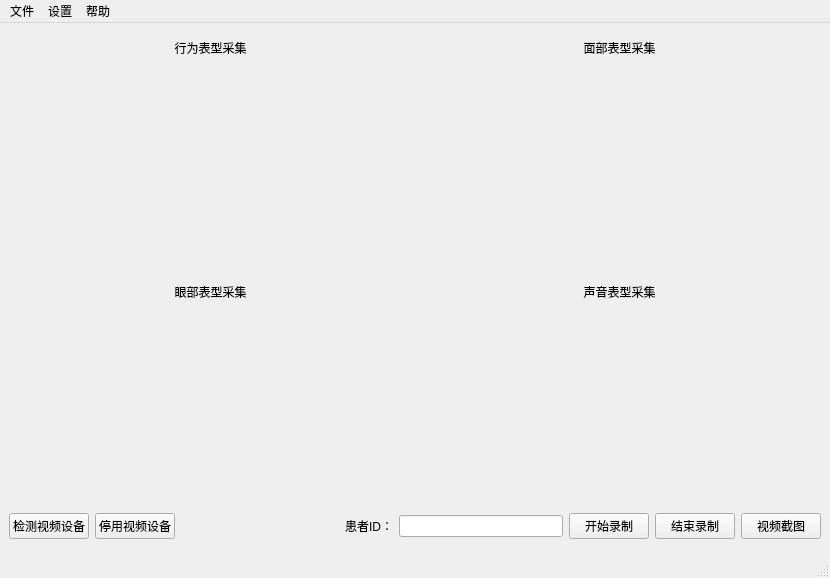
<?xml version="1.0" encoding="UTF-8"?>
<ui version="4.0">
 <class>MainWindow</class>
 <widget class="QMainWindow" name="MainWindow">
  <property name="geometry">
   <rect>
    <x>0</x>
    <y>0</y>
    <width>830</width>
    <height>578</height>
   </rect>
  </property>
  <property name="windowTitle">
   <string>多通道音视频采集系统---山东大学健康医疗大数据研究院</string>
  </property>
  <property name="windowIcon">
   <iconset>
    <normaloff>sdu.ico</normaloff>sdu.ico</iconset>
  </property>
  <widget class="QWidget" name="centralwidget">
   <layout class="QVBoxLayout" name="verticalLayout_4">
    <item>
     <layout class="QHBoxLayout" name="h_img_lay">
      <item>
       <layout class="QVBoxLayout" name="original_img_v_lay">
        <item>
         <spacer name="verticalSpacer">
          <property name="orientation">
           <enum>Qt::Vertical</enum>
          </property>
          <property name="sizeHint" stdset="0">
           <size>
            <width>20</width>
            <height>40</height>
           </size>
          </property>
         </spacer>
        </item>
        <item>
         <widget class="QLabel" name="original_name_lbl">
          <property name="text">
           <string>行为表型采集</string>
          </property>
          <property name="scaledContents">
           <bool>false</bool>
          </property>
          <property name="alignment">
           <set>Qt::AlignCenter</set>
          </property>
         </widget>
        </item>
        <item>
         <spacer name="verticalSpacer_2">
          <property name="orientation">
           <enum>Qt::Vertical</enum>
          </property>
          <property name="sizeHint" stdset="0">
           <size>
            <width>20</width>
            <height>40</height>
           </size>
          </property>
         </spacer>
        </item>
        <item>
         <widget class="QLabel" name="original_frame_lbl">
          <property name="minimumSize">
           <size>
            <width>400</width>
            <height>200</height>
           </size>
          </property>
          <property name="text">
           <string>&lt;html&gt;&lt;head/&gt;&lt;body&gt;&lt;p&gt;&lt;br/&gt;&lt;/p&gt;&lt;/body&gt;&lt;/html&gt;</string>
          </property>
          <property name="alignment">
           <set>Qt::AlignCenter</set>
          </property>
         </widget>
        </item>
        <item>
         <spacer name="verticalSpacer_3">
          <property name="orientation">
           <enum>Qt::Vertical</enum>
          </property>
          <property name="sizeHint" stdset="0">
           <size>
            <width>20</width>
            <height>40</height>
           </size>
          </property>
         </spacer>
        </item>
       </layout>
      </item>
      <item>
       <layout class="QVBoxLayout" name="processed_img_v_lay">
        <item>
         <spacer name="verticalSpacer_4">
          <property name="orientation">
           <enum>Qt::Vertical</enum>
          </property>
          <property name="sizeHint" stdset="0">
           <size>
            <width>20</width>
            <height>40</height>
           </size>
          </property>
         </spacer>
        </item>
        <item>
         <widget class="QLabel" name="processed_name_lbl">
          <property name="text">
           <string>面部表型采集</string>
          </property>
          <property name="alignment">
           <set>Qt::AlignCenter</set>
          </property>
         </widget>
        </item>
        <item>
         <spacer name="verticalSpacer_5">
          <property name="orientation">
           <enum>Qt::Vertical</enum>
          </property>
          <property name="sizeHint" stdset="0">
           <size>
            <width>20</width>
            <height>40</height>
           </size>
          </property>
         </spacer>
        </item>
        <item>
         <widget class="QLabel" name="processed_frame_lbl">
          <property name="minimumSize">
           <size>
            <width>400</width>
            <height>200</height>
           </size>
          </property>
          <property name="baseSize">
           <size>
            <width>0</width>
            <height>0</height>
           </size>
          </property>
          <property name="text">
           <string/>
          </property>
          <property name="alignment">
           <set>Qt::AlignCenter</set>
          </property>
         </widget>
        </item>
        <item>
         <spacer name="verticalSpacer_6">
          <property name="orientation">
           <enum>Qt::Vertical</enum>
          </property>
          <property name="sizeHint" stdset="0">
           <size>
            <width>20</width>
            <height>40</height>
           </size>
          </property>
         </spacer>
        </item>
       </layout>
      </item>
     </layout>
    </item>
    <item>
     <layout class="QHBoxLayout" name="horizontalLayout">
      <item>
       <layout class="QVBoxLayout" name="verticalLayout_2">
        <item>
         <widget class="QLabel" name="label_3">
          <property name="text">
           <string>眼部表型采集</string>
          </property>
          <property name="alignment">
           <set>Qt::AlignCenter</set>
          </property>
         </widget>
        </item>
        <item>
         <widget class="QLabel" name="eye_lbl">
          <property name="minimumSize">
           <size>
            <width>400</width>
            <height>200</height>
           </size>
          </property>
          <property name="text">
           <string/>
          </property>
          <property name="alignment">
           <set>Qt::AlignCenter</set>
          </property>
         </widget>
        </item>
       </layout>
      </item>
      <item>
       <layout class="QVBoxLayout" name="verticalLayout">
        <item>
         <widget class="QLabel" name="label_2">
          <property name="text">
           <string>声音表型采集</string>
          </property>
          <property name="alignment">
           <set>Qt::AlignCenter</set>
          </property>
         </widget>
        </item>
        <item>
         <widget class="QLabel" name="voice_lbl">
          <property name="minimumSize">
           <size>
            <width>400</width>
            <height>200</height>
           </size>
          </property>
          <property name="text">
           <string/>
          </property>
          <property name="alignment">
           <set>Qt::AlignCenter</set>
          </property>
         </widget>
        </item>
       </layout>
      </item>
     </layout>
    </item>
    <item>
     <layout class="QHBoxLayout" name="h_btn_lay">
      <item>
       <widget class="QPushButton" name="initButton">
        <property name="text">
         <string>检测视频设备</string>
        </property>
       </widget>
      </item>
      <item>
       <widget class="QPushButton" name="pushButton">
        <property name="text">
         <string>停用视频设备</string>
        </property>
       </widget>
      </item>
      <item>
       <spacer name="horizontalSpacer_2">
        <property name="orientation">
         <enum>Qt::Horizontal</enum>
        </property>
        <property name="sizeHint" stdset="0">
         <size>
          <width>40</width>
          <height>20</height>
         </size>
        </property>
       </spacer>
      </item>
      <item>
       <widget class="QLabel" name="label">
        <property name="text">
         <string>患者ID：</string>
        </property>
        <property name="alignment">
         <set>Qt::AlignRight|Qt::AlignTrailing|Qt::AlignVCenter</set>
        </property>
       </widget>
      </item>
      <item>
       <widget class="QLineEdit" name="lineEdit"/>
      </item>
      <item>
       <widget class="QPushButton" name="startButton">
        <property name="text">
         <string>开始录制</string>
        </property>
       </widget>
      </item>
      <item>
       <widget class="QPushButton" name="endButton">
        <property name="text">
         <string>结束录制</string>
        </property>
       </widget>
      </item>
      <item>
       <widget class="QPushButton" name="shotButton">
        <property name="text">
         <string>视频截图</string>
        </property>
       </widget>
      </item>
     </layout>
    </item>
    <item>
     <layout class="QVBoxLayout" name="v_filters_lay"/>
    </item>
   </layout>
  </widget>
  <widget class="QMenuBar" name="menubar">
   <property name="geometry">
    <rect>
     <x>0</x>
     <y>0</y>
     <width>830</width>
     <height>23</height>
    </rect>
   </property>
   <widget class="QMenu" name="menuHelp">
    <property name="title">
     <string>帮助</string>
    </property>
    <addaction name="actionmanual"/>
    <addaction name="actionAbout"/>
   </widget>
   <widget class="QMenu" name="menu">
    <property name="title">
     <string>文件</string>
    </property>
   </widget>
   <widget class="QMenu" name="menu_2">
    <property name="title">
     <string>设置</string>
    </property>
   </widget>
   <addaction name="menu"/>
   <addaction name="menu_2"/>
   <addaction name="menuHelp"/>
  </widget>
  <widget class="QStatusBar" name="statusbar">
   <property name="minimumSize">
    <size>
     <width>500</width>
     <height>30</height>
    </size>
   </property>
  </widget>
  <action name="actionOpen_image">
   <property name="text">
    <string>Open image</string>
   </property>
  </action>
  <action name="actionSave_original_image">
   <property name="text">
    <string>Save original image</string>
   </property>
  </action>
  <action name="actionSave_processed_image">
   <property name="text">
    <string>Save processed image</string>
   </property>
  </action>
  <action name="actionExit">
   <property name="text">
    <string>Exit</string>
   </property>
  </action>
  <action name="actionLicense">
   <property name="text">
    <string>License</string>
   </property>
  </action>
  <action name="actionAbout">
   <property name="text">
    <string>关于</string>
   </property>
  </action>
  <action name="actionmanual">
   <property name="text">
    <string>操作说明</string>
   </property>
  </action>
 </widget>
 <resources/>
 <connections/>
</ui>
